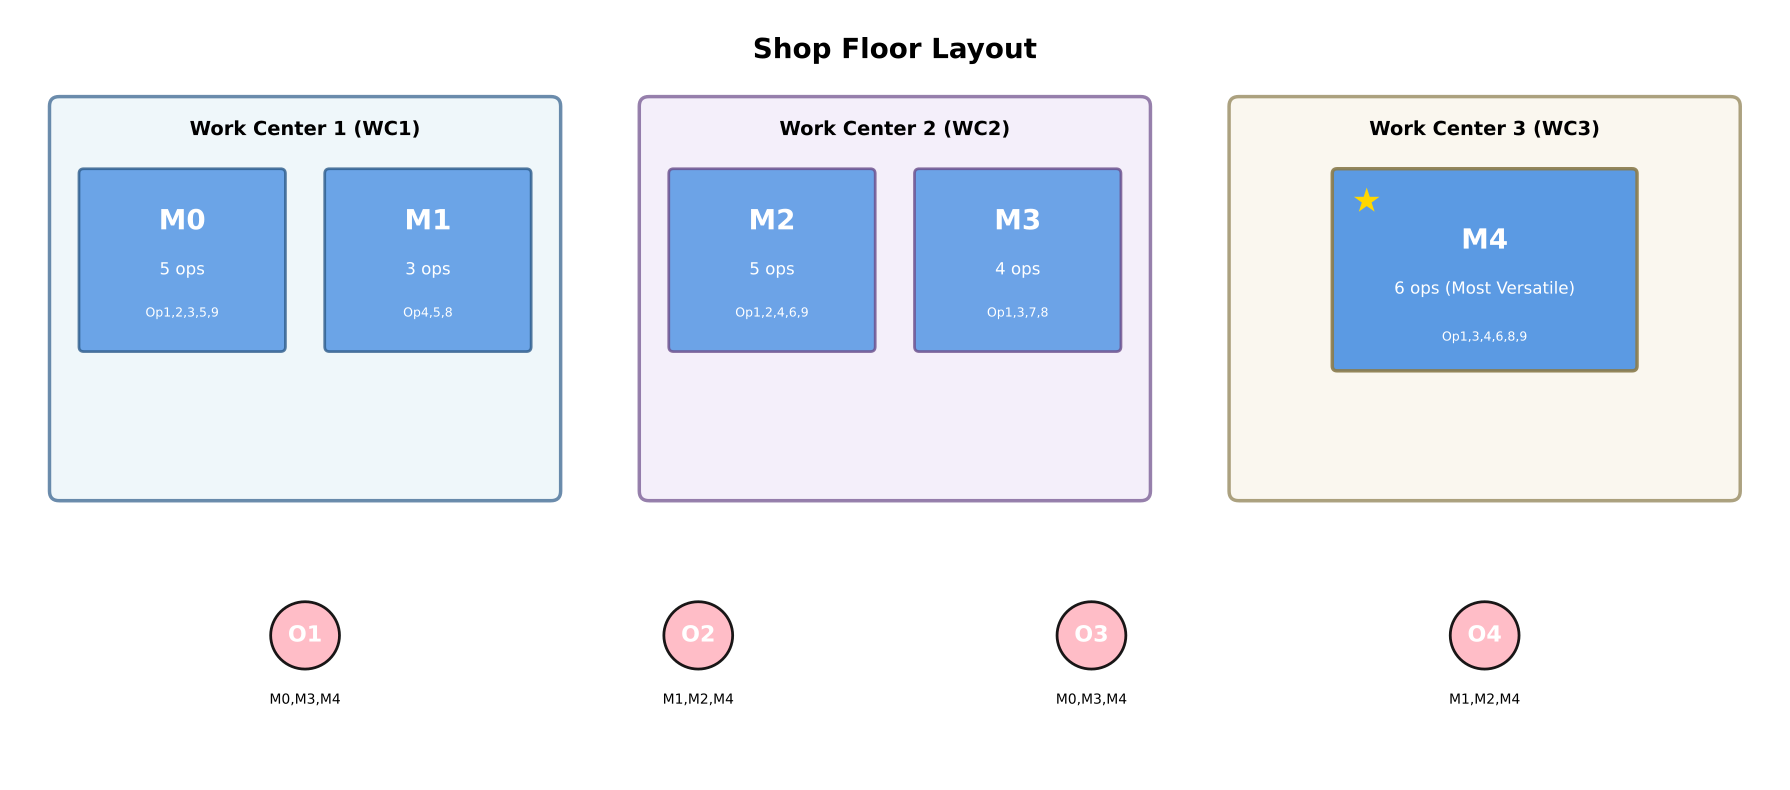

Reproduce this figure in Python.
"""
Shop Floor Layout Visualization
Generates a visual diagram of machines, work centers, and operators
"""

import matplotlib.pyplot as plt
import matplotlib.patches as patches
from matplotlib.patches import FancyBboxPatch, Circle, FancyArrow
import numpy as np

# Create figure
fig, ax = plt.subplots(1, 1, figsize=(18, 8))
ax.set_xlim(0, 18)
ax.set_ylim(0, 8)
ax.axis('off')

# Colors
wc1_color = '#E8F4F8'  # Light blue
wc2_color = '#F0E8F8'  # Light purple
wc3_color = '#F8F4E8'  # Light yellow
machine_color = '#4A90E2'  # Blue
operator_color = '#FFB6C1'  # Light pastel pink

# Title
ax.text(9, 7.5, 'Shop Floor Layout', fontsize=20, fontweight='bold', ha='center')

# Work Center 1 - Left
wc1_box = FancyBboxPatch((0.5, 3.0), 5, 4, 
                          boxstyle="round,pad=0.1", 
                          edgecolor='#2E5C8A', linewidth=2.5, 
                          facecolor=wc1_color, alpha=0.7)
ax.add_patch(wc1_box)
ax.text(3, 6.7, 'Work Center 1 (WC1)', fontsize=14, fontweight='bold', ha='center')

# Machine M0 in WC1 (centered)
m0_box = FancyBboxPatch((0.75, 4.5), 2, 1.8, 
                         boxstyle="round,pad=0.05", 
                         edgecolor='#2E5C8A', linewidth=2, 
                         facecolor=machine_color, alpha=0.8)
ax.add_patch(m0_box)
ax.text(1.75, 5.8, 'M0', fontsize=20, fontweight='bold', ha='center', va='center', color='white')
ax.text(1.75, 5.3, '5 ops', fontsize=12, ha='center', va='center', color='white')
ax.text(1.75, 4.85, 'Op1,2,3,5,9', fontsize=9, ha='center', va='center', color='white')

# Machine M1 in WC1 (centered)
m1_box = FancyBboxPatch((3.25, 4.5), 2, 1.8, 
                         boxstyle="round,pad=0.05", 
                         edgecolor='#2E5C8A', linewidth=2, 
                         facecolor=machine_color, alpha=0.8)
ax.add_patch(m1_box)
ax.text(4.25, 5.8, 'M1', fontsize=20, fontweight='bold', ha='center', va='center', color='white')
ax.text(4.25, 5.3, '3 ops', fontsize=12, ha='center', va='center', color='white')
ax.text(4.25, 4.85, 'Op4,5,8', fontsize=9, ha='center', va='center', color='white')

# Work Center 2 - Center
wc2_box = FancyBboxPatch((6.5, 3.0), 5, 4, 
                          boxstyle="round,pad=0.1", 
                          edgecolor='#6B4C8A', linewidth=2.5, 
                          facecolor=wc2_color, alpha=0.7)
ax.add_patch(wc2_box)
ax.text(9, 6.7, 'Work Center 2 (WC2)', fontsize=14, fontweight='bold', ha='center')

# Machine M2 in WC2 (centered)
m2_box = FancyBboxPatch((6.75, 4.5), 2, 1.8, 
                         boxstyle="round,pad=0.05", 
                         edgecolor='#6B4C8A', linewidth=2, 
                         facecolor=machine_color, alpha=0.8)
ax.add_patch(m2_box)
ax.text(7.75, 5.8, 'M2', fontsize=20, fontweight='bold', ha='center', va='center', color='white')
ax.text(7.75, 5.3, '5 ops', fontsize=12, ha='center', va='center', color='white')
ax.text(7.75, 4.85, 'Op1,2,4,6,9', fontsize=9, ha='center', va='center', color='white')

# Machine M3 in WC2 (centered)
m3_box = FancyBboxPatch((9.25, 4.5), 2, 1.8, 
                         boxstyle="round,pad=0.05", 
                         edgecolor='#6B4C8A', linewidth=2, 
                         facecolor=machine_color, alpha=0.8)
ax.add_patch(m3_box)
ax.text(10.25, 5.8, 'M3', fontsize=20, fontweight='bold', ha='center', va='center', color='white')
ax.text(10.25, 5.3, '4 ops', fontsize=12, ha='center', va='center', color='white')
ax.text(10.25, 4.85, 'Op1,3,7,8', fontsize=9, ha='center', va='center', color='white')

# Work Center 3 - Right
wc3_box = FancyBboxPatch((12.5, 3.0), 5, 4, 
                          boxstyle="round,pad=0.1", 
                          edgecolor='#8A7B4C', linewidth=2.5, 
                          facecolor=wc3_color, alpha=0.7)
ax.add_patch(wc3_box)
ax.text(15, 6.7, 'Work Center 3 (WC3)', fontsize=14, fontweight='bold', ha='center')

# Machine M4 in WC3 (most versatile)
m4_box = FancyBboxPatch((13.5, 4.3), 3, 2, 
                         boxstyle="round,pad=0.05", 
                         edgecolor='#8A7B4C', linewidth=2.5, 
                         facecolor=machine_color, alpha=0.9)
ax.add_patch(m4_box)
# Star for most versatile
ax.text(13.8, 6.0, '★', fontsize=24, ha='center', va='center', color='gold')
ax.text(15, 5.6, 'M4', fontsize=20, fontweight='bold', ha='center', va='center', color='white')
ax.text(15, 5.1, '6 ops (Most Versatile)', fontsize=12, ha='center', va='center', color='white')
ax.text(15, 4.6, 'Op1,3,4,6,8,9', fontsize=9, ha='center', va='center', color='white')

# Operator O1 (bigger, pastel green)
o1_circle = Circle((3, 1.5), 0.35, facecolor=operator_color, edgecolor='black', linewidth=2, alpha=0.9)
ax.add_patch(o1_circle)
ax.text(3, 1.5, 'O1', fontsize=16, fontweight='bold', ha='center', va='center', color='white')
ax.text(3, 0.9, 'M0,M3,M4', fontsize=10, ha='center', va='top')

# Operator O2 (bigger, pastel green)
o2_circle = Circle((7, 1.5), 0.35, facecolor=operator_color, edgecolor='black', linewidth=2, alpha=0.9)
ax.add_patch(o2_circle)
ax.text(7, 1.5, 'O2', fontsize=16, fontweight='bold', ha='center', va='center', color='white')
ax.text(7, 0.9, 'M1,M2,M4', fontsize=10, ha='center', va='top')

# Operator O3 (bigger, pastel green)
o3_circle = Circle((11, 1.5), 0.35, facecolor=operator_color, edgecolor='black', linewidth=2, alpha=0.9)
ax.add_patch(o3_circle)
ax.text(11, 1.5, 'O3', fontsize=16, fontweight='bold', ha='center', va='center', color='white')
ax.text(11, 0.9, 'M0,M3,M4', fontsize=10, ha='center', va='top')

# Operator O4 (bigger, pastel green)
o4_circle = Circle((15, 1.5), 0.35, facecolor=operator_color, edgecolor='black', linewidth=2, alpha=0.9)
ax.add_patch(o4_circle)
ax.text(15, 1.5, 'O4', fontsize=16, fontweight='bold', ha='center', va='center', color='white')
ax.text(15, 0.9, 'M1,M2,M4', fontsize=10, ha='center', va='top')

plt.tight_layout()
plt.savefig('/home/cc253232/MASA-QMIX/docs/shop_floor_layout.png', dpi=300, bbox_inches='tight')
plt.savefig('/home/cc253232/MASA-QMIX/docs/shop_floor_layout.pdf', bbox_inches='tight')
print("Shop floor layout saved as PNG and PDF!")
plt.show()
